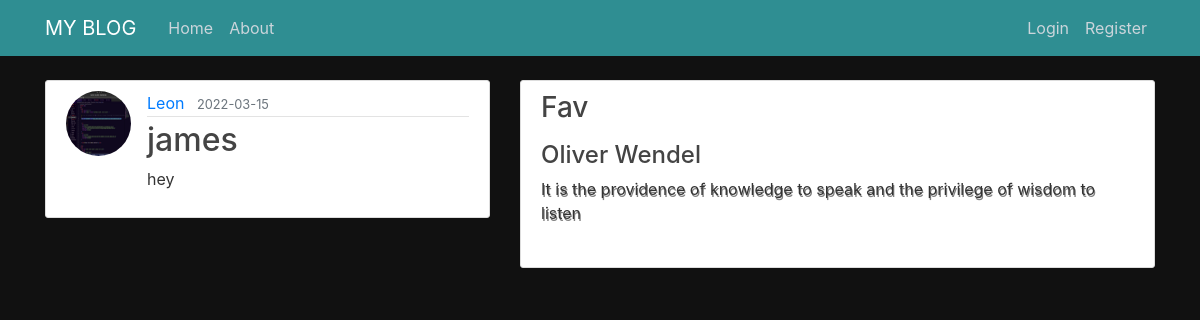
The page /post/5 on the database its author committed.
### blog/models.py (models this page shows, shortened)
class User(db.Model, UserMixin):
    id = db.Column(db.Integer, primary_key=True)
    username = db.Column(db.String(20), unique=True, nullable=False)
    email = db.Column(db.String(120), unique=True, nullable=False)
    image_file = db.Column(db.String(20), nullable=False, default='default.jpg')
    password = db.Column(db.String(60), nullable=False)
    posts = db.relationship('Post', backref='author', lazy=True)

class Post(db.Model):
    id = db.Column(db.Integer, primary_key=True)
    title = db.Column(db.String(100), nullable=False)
    date_posted = db.Column(db.DateTime, nullable=False, default=datetime.utcnow)
    content = db.Column(db.Text, nullable=False)
    user_id = db.Column(db.Integer, db.ForeignKey('user.id'), nullable=False)

### blog/routes.py (the view)
@app.route("/post/<int:post_id>")
def post(post_id):
    post = Post.query.get_or_404(post_id)
    return render_template('post.html', title=post.title, post=post)

### blog/templates/post.html (shortened to what this page needs)
{% extends "base.html" %}
{% block content %}
  <article class="media content-section">
    <img class="rounded-circle article-img" src="{{ url_for('static', filename='pictures/' + post.author.image_file) }}">
    <div class="media-body">
      <div class="article-metadata">
        <a class="mr-2" href="#">{{ post.author.username }}</a>
        <small class="text-muted">{{ post.date_posted.strftime('%Y-%m-%d') }}</small>
      </div>
      <h2 class="article-title">{{ post.title }}</h2>
      <p class="article-content">{{ post.content }}</p>
    </div>
  </article>
{% endblock content %}

### blog/static/main.css (style rules this page uses)
body { background-color: #111; color: #333333; margin-top: 5rem; }
h1, h2, h3, h4, h5, h6 { color: #444444; }
.content-section { background: #ffffff; padding: 10px 20px; border: 1px solid #dddddd; border-radius: 3px; margin-bottom: 20px; }
.article-title { color: #444444; }
.article-content { white-space: pre-line; }
.article-img { height: 65px; width: 65px; margin-right: 16px; }
.article-metadata { padding-bottom: 1px; margin-bottom: 4px; border-bottom: 1px solid #e3e3e3 }

### rows shown on the page
User: image_file (picture), author.username "Leon"
Post: date_posted "2022-03-15", title "james", content "hey"
